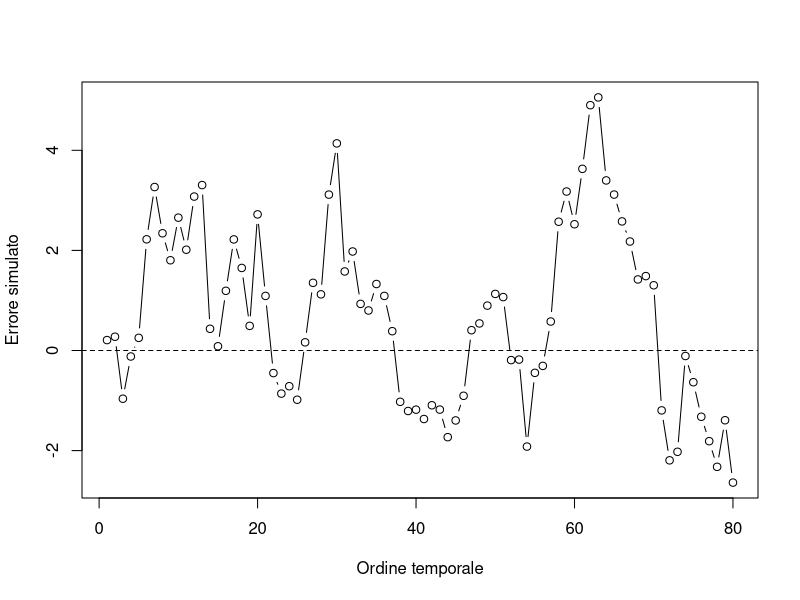
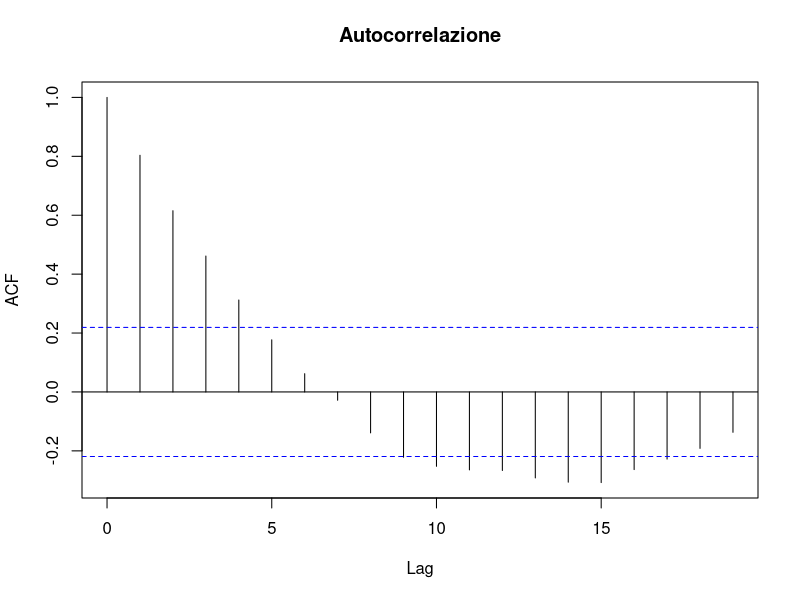

Recreate these plots in R, in order.
# Esempio simulato: errori correlati.
set.seed(746)
e46 <- as.numeric(arima.sim(
  model = list(ar = 0.75), n = 80))
plot(e46, type = "b",
     xlab = "Ordine temporale",
     ylab = "Errore simulato")
abline(h = 0, lty = 2)
acf(e46, main = "Autocorrelazione")
